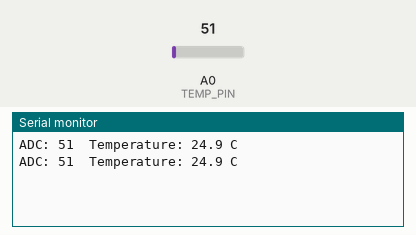
A sketch run on a simulated Arduino Uno, built with avr-gcc and run on an emulated ATmega328P. On the bench: the last lines printed to the serial monitor. Inputs (shaded band) come from the test bench; at power-on: A0 (TEMP_PIN) = 51.

Above: at 1.8 s.
1.9 s: A0 (TEMP_PIN) set to 61
At 2.7 s:
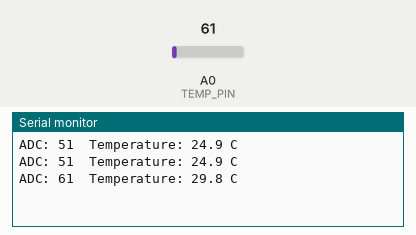
3.4 s: A0 (TEMP_PIN) set to 71
At 4.8 s:
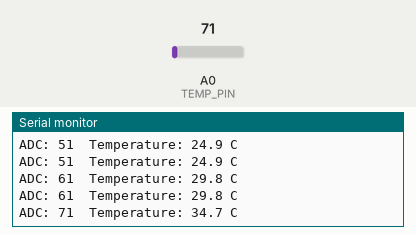
Timing chart, 0 to 6.4 s (numbered marks = the images above; inputs shaded):
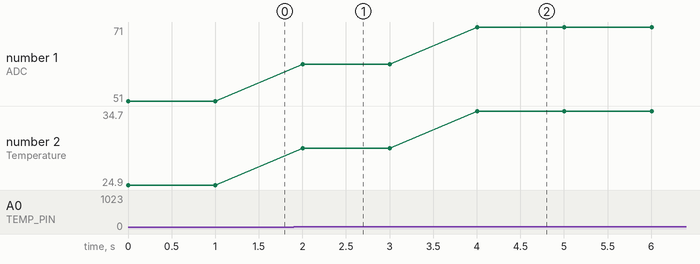

The sketch:

05_analog_temperature_lm35.ino
```cpp
// LM35: output is approximately 10 mV per degree C.
#if defined(ESP8266)
const uint8_t TEMP_PIN = A0; // NodeMCU A0; check your board's input range.
const float ADC_REFERENCE_V = 1.0; // Typical bare ESP8266 ADC range; many NodeMCU boards add a divider.
const float ADC_MAX = 1023.0;
const float BOARD_DIVIDER = 1.0; // Set to board's input-divider ratio if A0 accepts more than 1 V.
#else
const uint8_t TEMP_PIN = A0;
const float ADC_REFERENCE_V = 5.0;
const float ADC_MAX = 1023.0;
const float BOARD_DIVIDER = 1.0;
#endif

void setup() {
  Serial.begin(9600);
}

void loop() {
  int raw = analogRead(TEMP_PIN);
  float sensorVolts = (raw / ADC_MAX) * ADC_REFERENCE_V * BOARD_DIVIDER;
  float celsius = sensorVolts * 100.0; // LM35 scale: 0.010 V per degree C.
  Serial.print("ADC: "); Serial.print(raw);
  Serial.print("  Temperature: "); Serial.print(celsius, 1); Serial.println(" C");
  delay(1000);
}
```

Measured:
- after the input at 1.9 s, the serial monitor: prints a new line after 0.10 s (image 1)
- after the input at 3.4 s, the serial monitor: prints a new line after 0.60 s (image 2)
- plotted number 1: 51 → 61 after the input at 1.9 s, 61 → 71 after the input at 3.4 s
- plotted number 2: 24.9 → 29.8 after the input at 1.9 s, 29.8 → 34.7 after the input at 3.4 s
